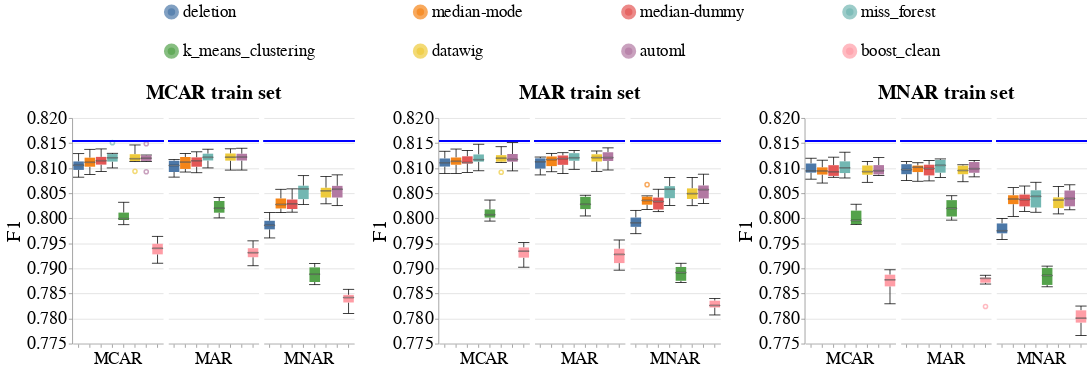

Here is the notebook cell this chart was saved with:
### Code cell
create_box_plots_for_diff_imputers_v2(dataset_name=DATASET_NAME,
                                      model_name='gandalf_clf',
                                      metric_name='f1',
                                      db_client=db_client)

### Figure 1 — Vega-Lite specification as saved in the notebook (floating-point values rounded to 4 significant figures; data arrays with more than 128 entries replaced by an {"elided": "..."} marker saying what was removed)
{"config": {"view": {"continuousWidth": 400, "continuousHeight": 300, "stroke": null}, "axis": {"labelFontSize": 24, "labelFontWeight": "normal", "titleFontSize": 26, "titleFontWeight": "normal"}, "facet": {"spacing": 5}, "header": {"labelFontSize": 22, "labelOrient": "bottom", "labelPadding": 5, "titleFontSize": 26}, "legend": {"columns": 4, "direction": "horizontal", "labelFontSize": 22, "labelLimit": 400, "orient": "top", "symbolOffset": 120, "symbolStrokeWidth": 10, "titleAnchor": "middle", "titleFontSize": 24, "titleLimit": 300}, "title": {"fontSize": 26}}, "hconcat": [{"facet": {"column": {"field": "Test_Injection_Strategy", "sort": ["MCAR", "MAR", "MNAR"], "title": "MCAR train set", "type": "nominal"}}, "spec": {"layer": [{"mark": {"type": "boxplot", "median": {"stroke": "black", "strokeWidth": 0.7}, "ticks": true}, "encoding": {"color": {"field": "Null_Imputer_Name", "sort": ["deletion", "median-mode", "median-dummy", "miss_forest", "k_means_clustering", "datawig", "automl", "boost_clean"], "title": null, "type": "nominal"}, "x": {"axis": {"labels": false}, "field": "Null_Imputer_Name", "sort": ["deletion", "median-mode", "median-dummy", "miss_forest", "k_means_clustering", "datawig", "automl", "boost_clean"], "title": null, "type": "nominal"}, "y": {"field": "Metric_Value", "scale": {"zero": false}, "title": "F1", "type": "quantitative"}}}, {"mark": "rule", "encoding": {"color": {"value": "blue"}, "size": {"value": 2}, "y": {"field": "Baseline_Median", "type": "quantitative"}}}], "width": 120}}, {"data": {"name": "data-313e4d8d8684eaf6ce479485fe824e98"}, "facet": {"column": {"field": "Test_Injection_Strategy", "sort": ["MCAR", "MAR", "MNAR"], "title": "MAR train set", "type": "nominal"}}, "spec": {"layer": [{"mark": {"type": "boxplot", "median": {"stroke": "black", "strokeWidth": 0.7}, "ticks": true}, "encoding": {"color": {"field": "Null_Imputer_Name", "sort": ["deletion", "median-mode", "median-dummy", "miss_forest", "k_means_clustering", "datawig", "automl", "boost_clean"], "title": null, "type": "nominal"}, "x": {"axis": {"labels": false}, "field": "Null_Imputer_Name", "sort": ["deletion", "median-mode", "median-dummy", "miss_forest", "k_means_clustering", "datawig", "automl", "boost_clean"], "title": null, "type": "nominal"}, "y": {"field": "Metric_Value", "scale": {"zero": false}, "title": "F1", "type": "quantitative"}}}, {"mark": "rule", "encoding": {"color": {"value": "blue"}, "size": {"value": 2}, "y": {"field": "Baseline_Median", "type": "quantitative"}}}], "width": 120}}, {"data": {"name": "data-3f614535fe25fbabb52214f0919e9821"}, "facet": {"column": {"field": "Test_Injection_Strategy", "sort": ["MCAR", "MAR", "MNAR"], "title": "MNAR train set", "type": "nominal"}}, "spec": {"layer": [{"mark": {"type": "boxplot", "median": {"stroke": "black", "strokeWidth": 0.7}, "ticks": true}, "encoding": {"color": {"field": "Null_Imputer_Name", "sort": ["deletion", "median-mode", "median-dummy", "miss_forest", "k_means_clustering", "datawig", "automl", "boost_clean"], "title": null, "type": "nominal"}, "x": {"axis": {"labels": false}, "field": "Null_Imputer_Name", "sort": ["deletion", "median-mode", "median-dummy", "miss_forest", "k_means_clustering", "datawig", "automl", "boost_clean"], "title": null, "type": "nominal"}, "y": {"field": "Metric_Value", "scale": {"zero": false}, "title": "F1", "type": "quantitative"}}}, {"mark": "rule", "encoding": {"color": {"value": "blue"}, "size": {"value": 2}, "y": {"field": "Baseline_Median", "type": "quantitative"}}}], "width": 120}}], "data": {"name": "data-a6680e44c04a4e4f318c7616d5e2c085"}, "resolve": {"scale": {"y": "shared"}}, "$schema": "https://vega.github.io/schema/vega-lite/v4.17.0.json", "datasets": {"data-a6680e44c04a4e4f318c7616d5e2c085": {"elided": "144 records"}, "data-313e4d8d8684eaf6ce479485fe824e98": {"elided": "144 records"}, "data-3f614535fe25fbabb52214f0919e9821": {"elided": "144 records"}}}
